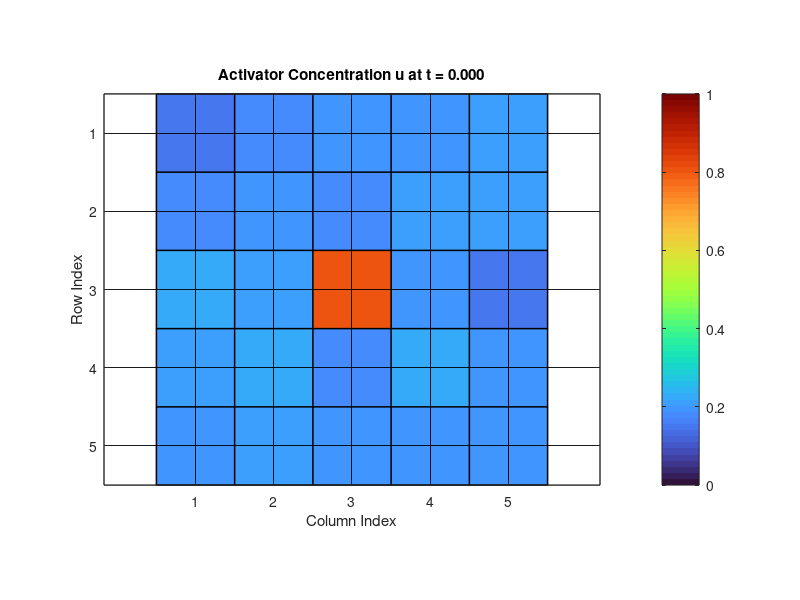

MATLAB code to generate this figure: (Note: this script raises an error after producing the figure.)
clear;
clc;
close all;

%% Model and numerical parameters
nRows = 5;
nCols = 5;

epsilon = 0.02;
f       = 1.4;
q       = 0.002;
Du      = 0.20;

dx      = 1.0;
dt      = 1.0e-3;
tFinal  = 10.0;        % <-- CHANGE THIS to see more/less time
nSteps  = floor(tFinal / dt) + 1;
time    = (0:nSteps-1) * dt;

plotEvery = 200;

matFileName = 'oregonator_5x5_results.mat';
csvFileName  = 'oregonator_5x5_results.csv';

%% Initial conditions
rng(1);
u = 0.20 + 0.02 * randn(nRows, nCols);
v = 0.10 + 0.02 * randn(nRows, nCols);

u(3,3) = 0.80;   % stronger initial kick so red appears sooner
u = max(u, 1e-6);
v = max(v, 1e-6);

%% Preallocate storage
U_history = zeros(nRows, nCols, nSteps);
V_history = zeros(nRows, nCols, nSteps);
U_history(:,:,1) = u;
V_history(:,:,1) = v;

%% Live heatmap figure
figure('Name','Oregonator 5x5 Heatmap','Color','w');
hImg = imagesc(u);
axis equal tight;
colormap(turbo);
colorbar;
caxis([0 1]);
title(sprintf('Activator Concentration u at t = %.3f', 0));
xlabel('Column Index');
ylabel('Row Index');
set(gca,'XTick',1:nCols,'YTick',1:nRows,'LineWidth',1.0,...
    'XGrid','on','YGrid','on','GridColor','k','GridAlpha',0.9);
hold on;
for xLine = 0.5:1:(nCols+0.5)
    plot([xLine xLine],[0.5 nRows+0.5],'k-','LineWidth',1.1);
end
for yLine = 0.5:1:(nRows+0.5)
    plot([0.5 nCols+0.5],[yLine yLine],'k-','LineWidth',1.1);
end
hold off;
drawnow;

%% Time integration (Forward Euler)
for step = 2:nSteps
    lapU = neumannLaplacian(u, dx);   % calls the separate file

    reactionU = (1/epsilon) .* (u - u.^2 - f.*v.*((u - q)./(u + q)));
    reactionV = u - v;

    u = max(u + dt*(reactionU + Du*lapU), 0);
    v = max(v + dt*reactionV,             0);

    U_history(:,:,step) = u;
    V_history(:,:,step) = v;

    if mod(step, plotEvery)==0 || step==nSteps
        set(hImg,'CData',u);
        title(sprintf('Activator Concentration u at t = %.3f', time(step)));
        drawnow;
    end
end

%% Time-series analysis for center cell (3,3)
centerRow = 3; centerCol = 3;
uCenter = squeeze(U_history(centerRow,centerCol,:));
vCenter = squeeze(V_history(centerRow,centerCol,:));

transientCut   = round(0.20*nSteps);
analysisTime   = time(transientCut:end);
analysisSignal = uCenter(transientCut:end);

peakMask = false(size(analysisSignal));
for k = 2:numel(analysisSignal)-1
    if analysisSignal(k) > analysisSignal(k-1) && ...
       analysisSignal(k) >= analysisSignal(k+1) && ...
       analysisSignal(k) > mean(analysisSignal)
        peakMask(k) = true;
    end
end

peakIndicesLocal = find(peakMask);
peakTimes = analysisTime(peakIndicesLocal);

if numel(peakTimes) >= 2
    meanPeriod           = mean(diff(peakTimes));
    oscillationFrequency = 1 / meanPeriod;
else
    meanPeriod = NaN; oscillationFrequency = NaN;
end

fprintf('Center cell (%d,%d) frequency = %.6f\n', centerRow, centerCol, oscillationFrequency);
fprintf('Estimated period              = %.6f\n', meanPeriod);
fprintf('Detected peaks after transient= %d\n',  numel(peakTimes));

%% Time-series plot
figure('Name','Time Series for Cell (3,3)','Color','w');
plot(time, uCenter,'b-','LineWidth',1.5); hold on;
plot(time, vCenter,'r--','LineWidth',1.2);
if ~isempty(peakTimes)
    plot(peakTimes, analysisSignal(peakIndicesLocal),...
         'ko','MarkerFaceColor','y','MarkerSize',5);
end
hold off; grid on;
xlabel('Time'); ylabel('Concentration');
title(sprintf('Cell (3,3): Freq = %.6f', oscillationFrequency));
legend('u(3,3)','v(3,3)','Peaks','Location','best');

%% Save results
results.time                 = time;
results.U_history            = U_history;
results.V_history            = V_history;
results.u_center             = uCenter;
results.v_center             = vCenter;
results.peak_times           = peakTimes;
results.oscillation_frequency= oscillationFrequency;
results.mean_period          = meanPeriod;
results.parameters = struct('epsilon',epsilon,'f',f,'q',q,'Du',Du,...
    'dx',dx,'dt',dt,'tFinal',tFinal,'nRows',nRows,'nCols',nCols);
save(matFileName,'results');
fprintf('Saved: %s\n', matFileName);
